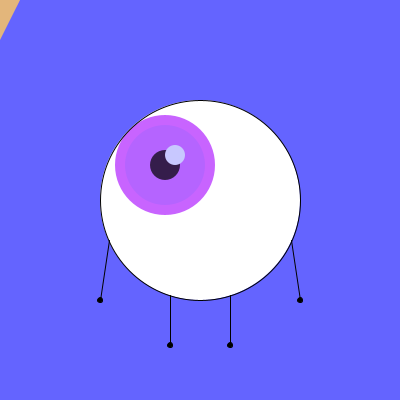
Frame 1 (no input)
Frame 60 (the mouse pressed at the canvas centre just before this capture): identical to frame 1, image omitted
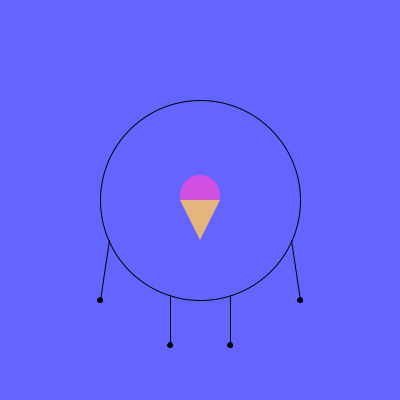
Frame 120 (the mouse held since frame 60 and released just before this capture)

The Processing sketch that drew these frames (run headless with seeded random() and noise(); from frame 60 on, the mouse is pressed at the canvas centre):

// Processing sketch: processing_48822
// ── processing_48822.pde

int blink = -200;

void setup () {
  size (400, 400);
  smooth ();

}

void draw () {

  background (100, 100, 255);

  ellipseMode (CENTER);
  noStroke ();

  // Eye Ball
  fill (255);
  ellipse (200, 200, 200, 200);

  // Pupil

  float x = map (mouseX, 0, width, 165, 235);
  float y = map (mouseY, 0, height, 165, 235);

  fill (200, 100, 255);
  ellipse (x, y, 100, 100);
  fill (150, 100, 255, 95);
  ellipse (x, y, 80, 80);
  fill (0, 0, 0, 180);
  ellipse (x, y, 30, 30);
  fill (200, 200, 255);
  ellipse (x + 10, y - 10, 20, 20);

  // Blink
  fill(100, 100, 255);
  rectMode(CORNER); 
  rect (0, blink, 400, 300);
  if ((mousePressed == true) && (blink<100)) {
    blink+=20;
  }
  else if (blink>-200)
  {
    blink-=20;
  }

  // Arms and Legs
  stroke (0);
  noFill ();

  ellipse (200, 200, 200, 200);
  
  line (291, 240, 300, 300);
  line (109, 240, 100, 300);
  
  line (170, 295, 170, 345);
  line (230, 295, 230, 345);
  
  fill (0);
  
  ellipse (300, 300, 5, 5);
  ellipse (100, 300, 5, 5);
  
  ellipse (170, 345, 5, 5);
  ellipse (230, 345, 5, 5);
  
  fill (209, 79, 225);
  noStroke ();
  ellipse (mouseX, mouseY - 5, 40, 40);
  
  fill (227, 182, 123);
  triangle (mouseX - 20, mouseY, mouseX + 20, mouseY, mouseX, mouseY + 40);

}
                
